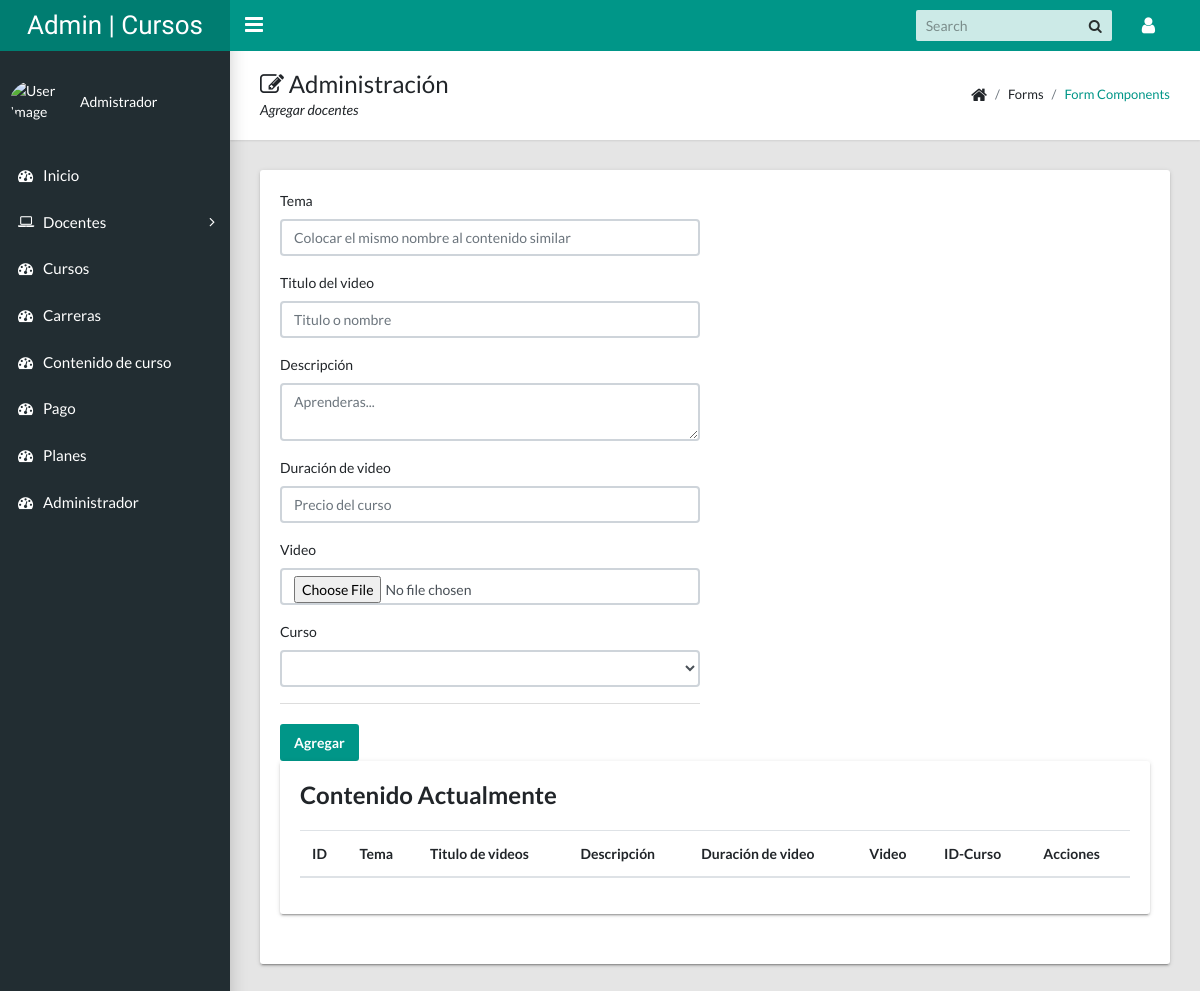
The page /admin/vistaContenido.php on the database as committed earlier.
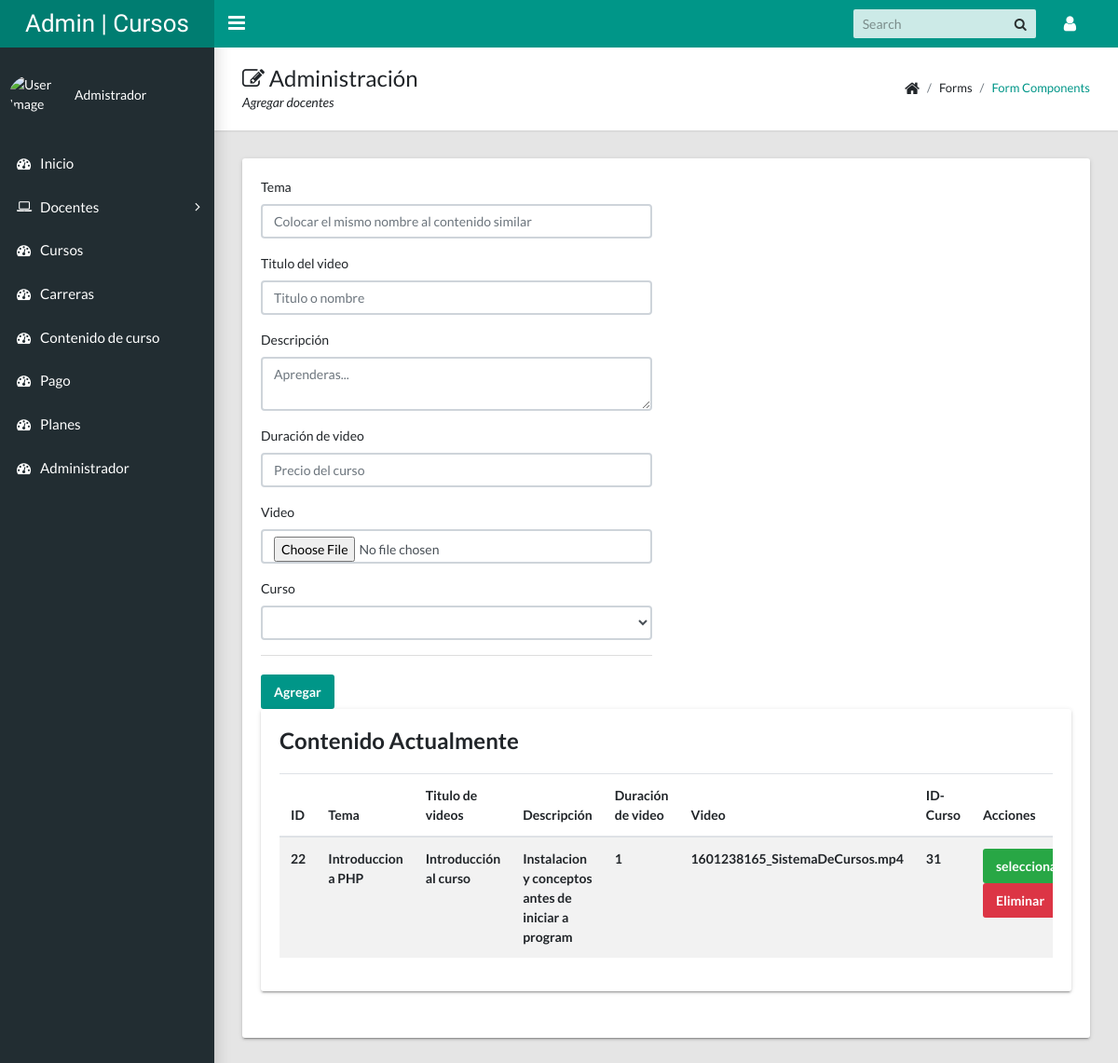
The same page on the database as committed later.
### tables this page shows
CREATE TABLE `contenido` (
  `Id` int(11) NOT NULL,
  `Temas` varchar(100) NOT NULL,
  `Nombre` varchar(50) NOT NULL,
  `Descripcion` varchar(50) NOT NULL,
  `DuracionVideo` decimal(50,0) NOT NULL,
  `Video` varchar(100) NOT NULL,
  `Id_Curso` int(11) NOT NULL
);

### admin/modulos/contenidoCurso.php (called while the page is built, shortened)
<?php
include_once "../config/conexion.php";
$temaContenido = isset($_POST['temaContenido']) ? $_POST['temaContenido'] : "";
$tituloVideo = isset($_POST['tituloVideo']) ? $_POST['tituloVideo'] : "";
$duracion = isset($_POST['duracion']) ? $_POST['duracion'] : "";
$video = isset($_FILES['video']['name']) ? $_FILES['video']['name'] : "";
$cursoId = isset($_POST['cursoId']) ? $_POST['cursoId'] : "";
print_r($video);
$sql = "SELECT * FROM contenido ORDER BY Id ASC";
$sentencia = $pdo->prepare($sql);
$sentencia->execute();
$resultadoContenido = $sentencia->fetchAll(PDO::FETCH_ASSOC);
$sql = "SELECT * FROM curso ORDER BY Id ASC";
$sentencia = $pdo->prepare($sql);
$sentencia->execute();
$resultado = $sentencia->fetchAll(PDO::FETCH_ASSOC);
?>

### admin/vistaContenido.php (the view, shortened to what this page needs)
<?php include_once "templates/header.php";   ?>
<?php include_once "templates/sidebar.php";   ?>
<?php include_once "modulos/contenidoCurso.php";   ?>
<main class="app-content">
  <div class="app-title">
    <div>
      <h1><i class="fa fa-edit"></i> Administración</h1>
      <p>Agregar docentes</p>
    </div>
    <ul class="app-breadcrumb breadcrumb">
      <li class="breadcrumb-item"><i class="fa fa-home fa-lg"></i></li>
      <li class="breadcrumb-item">Forms</li>
      <li class="breadcrumb-item"><a href="#">Form Components</a></li>
    </ul>
  </div>
  <div class="row">
    <div class="col-md-12">
      <div class="tile">
        <div class="row">
          <div class="col-lg-6">
            <form action="" method="POST" enctype="multipart/form-data">
              <div class="form-group">
                <label for="temaContenido">Tema</label>
                <input name="temaContenido" class="form-control" id="temaContenido" type="text" placeholder="Colocar el mismo nombre al contenido similar" value="<?php echo $temaContenido ?>">
              </div>
              <div class="form-group">
                <label for="tituloVideo">Titulo del video</label>
                <input name="tituloVideo" class="form-control" id="tituloVideo" type="text" placeholder="Titulo o nombre" value="<?php echo $tituloVideo ?>">
              </div>
              <div class="form-group">
                <label for="descripcion">Descripción</label>
                <textarea name="descripcion" class="form-control" id="descripcion" type="textarea" placeholder="Aprenderas..."><?php echo $descripcion ?></textarea>
              </div>
              <div class="form-group">
                <label for="duracion">Duración de video</label>
                <input min="0" max="100" name="duracion" class="form-control" id="duracion" type="number" placeholder="Precio del curso" value="<?php echo $duracion ?>">
              </div>
              <div class="form-group">
                <label for="video">Video</label>
                <input name="video" class="form-control" id="video" accept="video/*" type="file" placeholder="Video->formato MP4" value="<?php echo $video; ?>">
              </div>
              <div class="form-group">
                <label for="cursoId">Curso</label>
                <select class="form-control" id="cursoId" name="cursoId" required="">
                  <option value="<?php echo $cursoId ?>"><?php if($cursoId != ''){echo "Actualmente o cambiar";} ?></option>
                  <?php foreach($resultado as $fila) : ?>
                  <option value="<?php echo $fila['Id']; ?>"><?php echo $fila['Nombre']; ?></option>
              	<?php endforeach ?>
                </select>
              </div>
              <div class="tile-footer">
                <?php if (isset($_POST['seleccionar'])) { ?>
    		        <input name="accion" value="Actualizar" class="btn btn-primary" type="submit">
                <?php }else{ ?>
                <input name="accion" value="Agregar" class="btn btn-primary" type="submit">
                <?php } ?>
    		      </div>
            </form>
        </div>
      </div>
      <div class="row">
        <div class="col-md-12">
          <div class="tile">
            <h3 class="tile-title">Contenido Actualmente</h3>
            <div class="table-responsive">
              <table class="table table-striped">
                <thead>
                  <tr>
                    <th>ID</th>
                    <th>Tema</th>
                    <th>Titulo de videos</th>
                    <th>Descripción</th>
                    <th>Duración de video</th>
                    <th>Video</th>
                    <th>ID-Curso</th>
                    <th>Acciones</th>
                  </tr>
                </thead>
                <tbody>
                  	<?php foreach ($resultadoContenido as $data) : ?>
                  		<tr>
                  			<th><?php echo $data['Id'] ?></th>
                  			<th><?php echo $data['Temas'] ?></th>
                  			<th><?php echo $data['Nombre'] ?></th>
                  			<th><?php echo $data['Descripcion'] ?></th>
                  			<th><?php echo $data['DuracionVideo'] ?></th>
                  			<th><?php echo $data['Video'] ?></th>
                        <th><?php echo $data['Id_Curso'] ?></th>
                  			<th>
                  				<form action="" method="POST" enctype="multipart/form-data">
                            <input class="btn btn-success" type="submit" name="seleccionar" value="seleccionar">
                          <button class="btn btn-danger" type="submit" name="accion" value="Eliminar">Eliminar</button>
                          </form>
                  			</th>
                  		</tr>
                  	<?php endforeach ?>
                </tbody>
              </table>
            </div>
          </div>
        </div>
        </div>
      </div>
    </div>
  </div>
</main>
<?php include_once "templates/footer.php"; ?>

### admin/templates/header.php (shortened to what this page needs)
<!DOCTYPE html>
<html lang="es">
  <head>
    <link rel="stylesheet" type="text/css" href="./recursos/css/main.css">
    <link rel="stylesheet" type="text/css" href="https://maxcdn.bootstrapcdn.com/font-awesome/4.7.0/css/font-awesome.min.css">
  </head>
  <body class="app sidebar-mini">
    <header class="app-header"><a class="app-header__logo" href="index.html">Admin | Cursos</a>
      <a class="app-sidebar__toggle" href="#" data-toggle="sidebar" aria-label="Hide Sidebar"></a>
      <ul class="app-nav">
        <li class="app-search">
          <input class="app-search__input" type="search" placeholder="Search">
          <button class="app-search__button"><i class="fa fa-search"></i></button>
        </li>
        <li class="dropdown"><a class="app-nav__item" href="#" data-toggle="dropdown" aria-label="Open Profile Menu"><i class="fa fa-user fa-lg"></i></a>
        </li>
      </ul>
    </header>

### admin/templates/sidebar.php (shortened to what this page needs)
<aside class="app-sidebar">
  <div class="app-sidebar__user"><img style="width: 55px" class="app-sidebar__user-avatar" src="./recursos/images/fotoDocente/<?php echo $_SESSION['admin']['Foto']; ?>" alt="User Image">
    <div>
      <p class="app-sidebar__user-designation">Admistrador</p>
    </div>
  </div>
  <ul class="app-menu">
    <li><a class="app-menu__item" href="home.php"><i class="app-menu__icon fa fa-dashboard"></i><span class="app-menu__label">Inicio</span></a></li>
    <li class="treeview"><a class="app-menu__item" href="#" data-toggle="treeview"><i class="app-menu__icon fa fa-laptop"></i><span class="app-menu__label">Docentes</span><i class="treeview-indicator fa fa-angle-right"></i></a>
    </li>
    <li><a class="app-menu__item" href="vistaCurso.php"><i class="app-menu__icon fa fa-dashboard"></i><span class="app-menu__label">Cursos</span></a></li>
    <li><a class="app-menu__item" href="vistaCarrera.php"><i class="app-menu__icon fa fa-dashboard"></i><span class="app-menu__label">Carreras</span></a>
    <li><a class="app-menu__item" href="vistaContenido.php"><i class="app-menu__icon fa fa-dashboard"></i><span class="app-menu__label">Contenido de curso</span></a>
    <li><a class="app-menu__item" href="#"><i class="app-menu__icon fa fa-dashboard"></i><span class="app-menu__label">Pago</span></a>
    <li><a class="app-menu__item" href="#"><i class="app-menu__icon fa fa-dashboard"></i><span class="app-menu__label">Planes</span></a>
    <li><a class="app-menu__item" href="#"><i class="app-menu__icon fa fa-dashboard"></i><span class="app-menu__label">Administrador</span></a>
  </ul>
</aside>

### admin/templates/footer.php (shortened to what this page needs)
  </body>
</html>

Rows that differ between the two databases and show on the page:
added contenido: Id "22", Temas "Introduccion a PHP", Nombre "Introducción al curso", Descripcion "Instalacion y conceptos antes de iniciar a program", DuracionVideo "1", Video "1601238165_SistemaDeCursos.mp4", Id_Curso "31"
